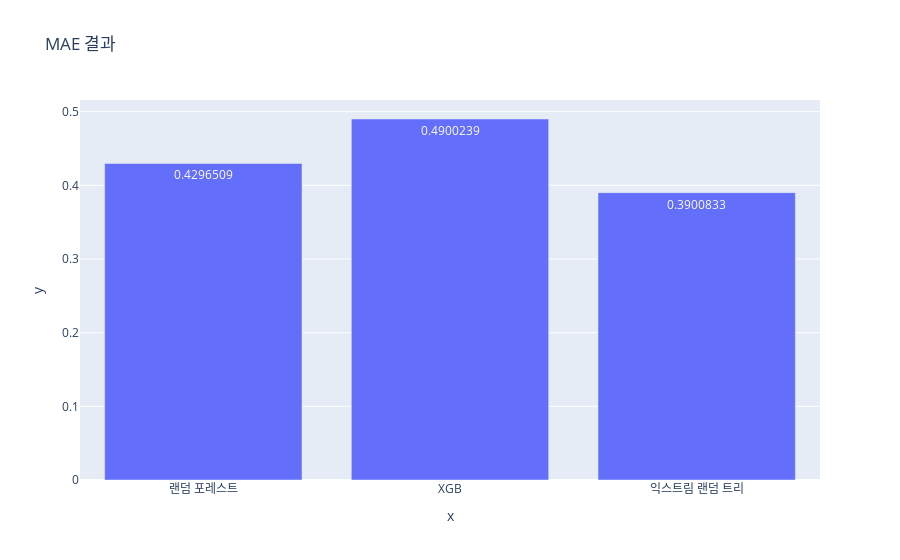

Source (notebook cell):
### Code cell
# MAE 시각화
import plotly.express as px
models = ['랜덤 포레스트', 'XGB', '익스트림 랜덤 트리']
mae = [score(y_val, pred_rf), score(y_val,pred_xgb), score(y_val, pred_et)]
viz = pd.DataFrame({'model':models, 'MAE': mae})
fig = px.bar(x=viz.model, y=viz.MAE, title = 'MAE 결과')
fig.update_traces(texttemplate='%{y}', textposition="inside")
fig.show()

### Figure 1 — Plotly figure (JSON) as saved in the notebook; plotly's stock layout.template omitted (floating-point values rounded to 4 significant figures)
{"data": [{"alignmentgroup": "True", "hovertemplate": "x=%{x}<br>y=%{y}<extra></extra>", "legendgroup": "", "marker": {"color": "#636efa", "pattern": {"shape": ""}}, "name": "", "offsetgroup": "", "orientation": "v", "showlegend": false, "textposition": "inside", "texttemplate": "%{y}", "type": "bar", "x": ["랜덤 포레스트", "XGB", "익스트림 랜덤 트리"], "xaxis": "x", "y": [0.4297, 0.49, 0.3901], "yaxis": "y"}], "layout": {"autosize": true, "barmode": "relative", "legend": {"tracegroupgap": 0}, "title": {"text": "MAE 결과"}, "xaxis": {"anchor": "y", "autorange": true, "domain": [0, 1], "range": [-0.5, 2.5], "title": {"text": "x"}, "type": "category"}, "yaxis": {"anchor": "x", "autorange": true, "domain": [0, 1], "range": [0, 0.5158], "title": {"text": "y"}, "type": "linear"}}}
